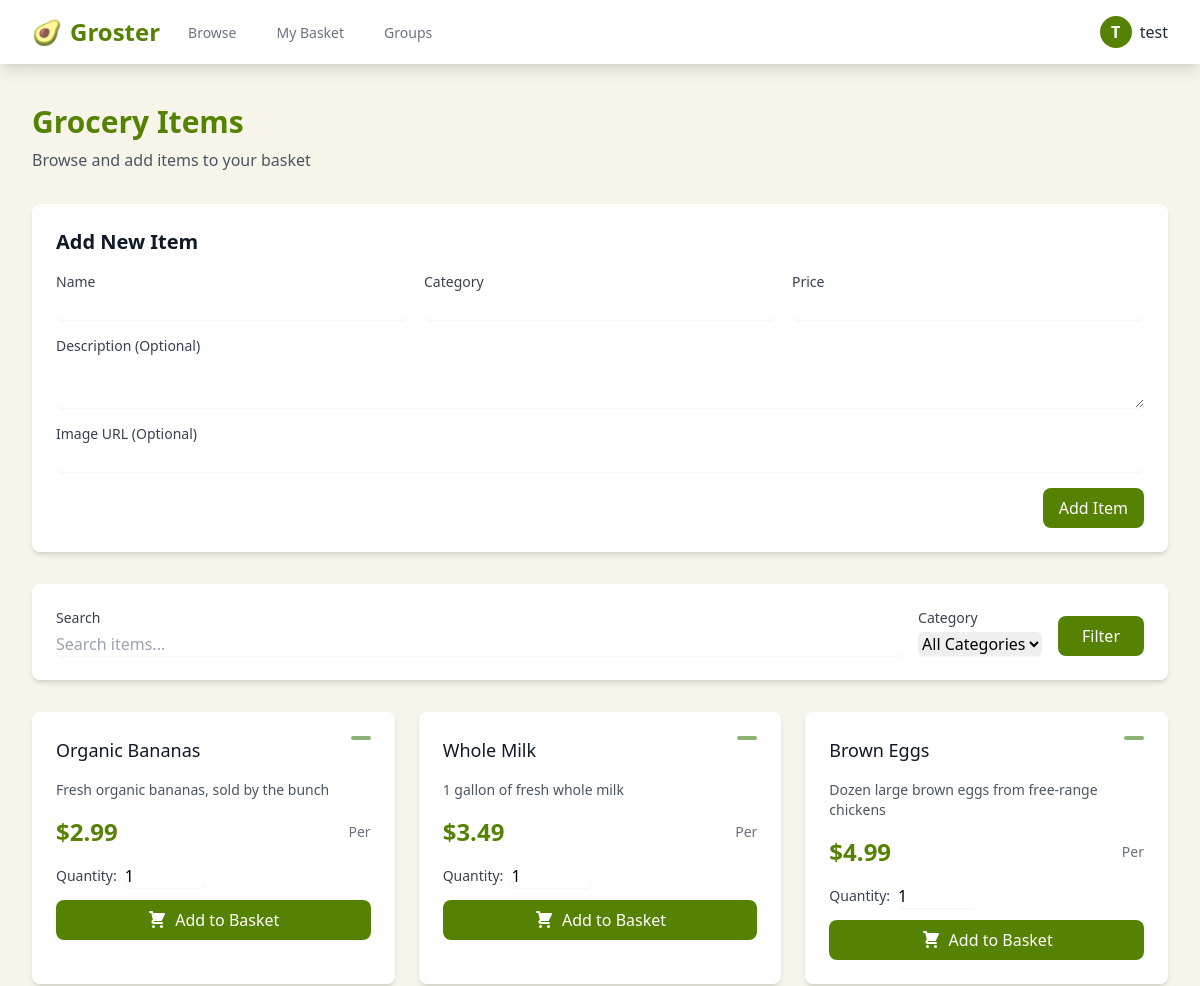
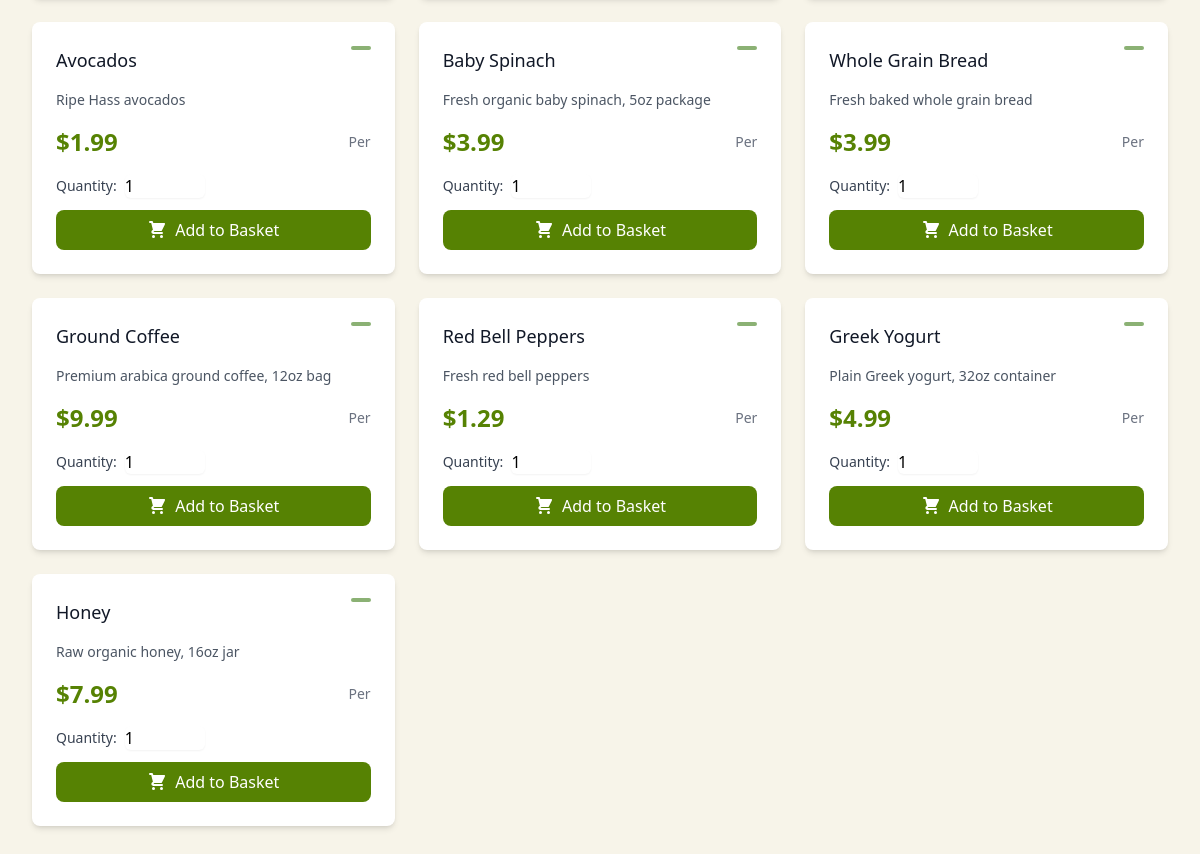
The page /grocery/ (signed in) on the database its author committed (2 pictures, top to bottom).
### grocery/models.py (models this page shows, shortened)
class GroceryItem(models.Model):
    name = models.CharField(max_length=200)
    category = models.CharField(max_length=100)
    price = models.DecimalField(max_digits=10, decimal_places=2)
    description = models.TextField(blank=True, null=True)
    image_url = models.URLField(max_length=500, blank=True, null=True)

### grocery/views.py (the view)
# urls.py: path('grocery/', views.grocery_list, name='grocery_list'),
def grocery_list(request):
    query = request.GET.get('q', '')
    category_filter = request.GET.get('category', '')
    page_number = request.GET.get('page', 1)
    items = GroceryItem.objects.all()
    if query:
        items = items.filter(Q(name__icontains=query) | Q(category__icontains=query))
    if category_filter:
        items = items.filter(category__iexact=category_filter)
    paginator = Paginator(items, 10)  # Show 10 items per page
    page_obj = paginator.get_page(page_number)
    return render(request, 'grocery_list.html', {
        'items': page_obj.object_list,
        'page_obj': page_obj,
        'query': query,
        'category_filter': category_filter
    })

### grocery/templates/grocery_list.html (shortened to what this page needs)
{% extends 'base.html' %}
{% block content %}
<div class="max-w-7xl mx-auto px-4 sm:px-6 lg:px-8">
    <div class="mb-8">
        <h1 class="text-3xl font-bold text-avocado">Grocery Items</h1>
        <p class="text-gray-600 mt-2">Browse and add items to your basket</p>
    </div>
    {% if user.is_authenticated %}
    <div class="bg-white rounded-lg shadow-md p-6 mb-8">
        <h2 class="text-xl font-semibold text-gray-900 mb-4">Add New Item</h2>
        <form method="POST" action="{% url 'grocery_create' %}" class="space-y-4">
            <div class="grid grid-cols-1 md:grid-cols-3 gap-4">
                <div>
                    <label for="name" class="block text-sm font-medium text-gray-700">Name</label>
                    <input type="text" name="name" id="name" required
                           class="mt-1 block w-full rounded-md border-gray-300 shadow-sm focus:border-avocado focus:ring-avocado">
                </div>
                <div>
                    <label for="category" class="block text-sm font-medium text-gray-700">Category</label>
                    <input type="text" name="category" id="category" required
                           class="mt-1 block w-full rounded-md border-gray-300 shadow-sm focus:border-avocado focus:ring-avocado">
                </div>
                <div>
                    <label for="price" class="block text-sm font-medium text-gray-700">Price</label>
                    <input type="number" name="price" id="price" step="0.01" required
                           class="mt-1 block w-full rounded-md border-gray-300 shadow-sm focus:border-avocado focus:ring-avocado">
                </div>
                <div class="md:col-span-3">
                    <label for="description" class="block text-sm font-medium text-gray-700">Description (Optional)</label>
                    <textarea name="description" id="description" rows="2"
                              class="mt-1 block w-full rounded-md border-gray-300 shadow-sm focus:border-avocado focus:ring-avocado"></textarea>
                </div>
                <div class="md:col-span-3">
                    <label for="image_url" class="block text-sm font-medium text-gray-700">Image URL (Optional)</label>
                    <input type="url" name="image_url" id="image_url"
                           class="mt-1 block w-full rounded-md border-gray-300 shadow-sm focus:border-avocado focus:ring-avocado">
                </div>
            </div>
            <div class="flex justify-end">
                <button type="submit"
                        class="bg-avocado text-white px-4 py-2 rounded-lg hover:bg-avocado-dark transition-colors">
                    Add Item
                </button>
            </div>
        </form>
    </div>
    {% endif %}
    <div class="bg-white rounded-lg shadow-md p-6 mb-8">
        <form method="GET" class="space-y-4">
            <div class="flex gap-4 flex-wrap">
                <div class="flex-1 min-w-[200px]">
                    <label for="search" class="block text-sm font-medium text-gray-700">Search</label>
                    <input type="text" name="search" id="search" value="{{ request.GET.search|default:'' }}"
                           class="mt-1 block w-full rounded-md border-gray-300 shadow-sm focus:border-avocado focus:ring-avocado"
                           placeholder="Search items...">
                </div>
                <div class="w-full md:w-auto">
                    <label for="category" class="block text-sm font-medium text-gray-700">Category</label>
                    <select name="category" id="category"
                            class="mt-1 block w-full rounded-md border-gray-300 shadow-sm focus:border-avocado focus:ring-avocado">
                        <option value="">All Categories</option>
                    </select>
                </div>
                <div class="w-full md:w-auto md:self-end">
                    <button type="submit"
                            class="w-full bg-avocado text-white py-2 px-6 rounded-lg hover:bg-avocado-dark transition-colors">
                        Filter
                    </button>
                </div>
            </div>
        </form>
    </div>
    <div class="grid gap-6 grid-cols-1 md:grid-cols-2 lg:grid-cols-3 xl:grid-cols-4">
        {% for item in items %}
            <div class="bg-white rounded-lg shadow-md overflow-hidden hover:shadow-lg transition-shadow">
                <div class="p-6">
                    <div class="flex justify-between items-start mb-4">
                        <h3 class="text-lg font-medium text-gray-900">{{ item.name }}</h3>
                        <span class="inline-flex items-center px-2.5 py-0.5 rounded-full text-xs font-medium bg-avocado-light text-white">
                        </span>
                    </div>
                    {% if item.description %}
                        <p class="text-gray-600 text-sm mb-4">{{ item.description }}</p>
                    {% endif %}
                    <div class="flex items-center justify-between mb-4">
                        <span class="text-2xl font-bold text-avocado">${{ item.price }}</span>
                        <span class="text-sm text-gray-500">Per {{ item.unit }}</span>
                    </div>
                    <form method="POST" action="{% url 'add_to_basket' %}" class="space-y-3">
                        <div class="flex items-center gap-2">
                            <label for="quantity_{{ item.id }}" class="text-sm font-medium text-gray-700">Quantity:</label>
                            <input type="number" name="quantity" id="quantity_{{ item.id }}" value="1" min="1"
                                   class="block w-20 rounded-md border-gray-300 shadow-sm focus:border-avocado focus:ring-avocado">
                        </div>
                        <button type="submit"
                                class="w-full bg-avocado text-white py-2 px-4 rounded-lg hover:bg-avocado-dark transition-colors flex items-center justify-center gap-2">
                            Add to Basket
                        </button>
                    </form>
                </div>
            </div>
        {% endfor %}
    </div>
</div>
{% endblock %}

### grocery/templates/base.html (shortened to what this page needs)
{% load static %}
<!DOCTYPE html>
<html lang="en">
<head>
    <link href="{% static 'css/output.css' %}" rel="stylesheet">
    <script src="https://cdn.tailwindcss.com"></script>
</head>
<body class="bg-cream min-h-screen">
    <nav class="bg-white shadow-lg">
        <div class="max-w-7xl mx-auto px-4 sm:px-6 lg:px-8">
            <div class="flex justify-between h-16">
                <div class="flex">
                    <div class="flex-shrink-0 flex items-center">
                        <a href="{% url 'dashboard' %}" class="text-2xl font-bold text-avocado flex items-center">
                            <span class="mr-2">🥑</span>
                            Groster
                        </a>
                    </div>
                    <div class="hidden sm:ml-6 sm:flex sm:space-x-8">
                        <a href="{% url 'dashboard' %}"
                           class="{% if request.resolver_match.url_name == 'dashboard' %}border-avocado text-avocado{% else %}border-transparent text-gray-500 hover:text-avocado{% endif %} inline-flex items-center px-1 pt-1 border-b-2 text-sm font-medium">
                            Browse
                        </a>
                        {% if user.is_authenticated %}
                            <a href="{% url 'basket_view' %}"
                               class="{% if request.resolver_match.url_name == 'basket_view' %}border-avocado text-avocado{% else %}border-transparent text-gray-500 hover:text-avocado{% endif %} inline-flex items-center px-1 pt-1 border-b-2 text-sm font-medium">
                                My Basket
                            </a>
                            <a href="{% url 'group_management' %}"
                               class="{% if request.resolver_match.url_name == 'group_management' %}border-avocado text-avocado{% else %}border-transparent text-gray-500 hover:text-avocado{% endif %} inline-flex items-center px-1 pt-1 border-b-2 text-sm font-medium">
                                Groups
                            </a>
                        {% endif %}
                    </div>
                </div>
                <div class="hidden sm:ml-6 sm:flex sm:items-center">
                    {% if user.is_authenticated %}
                        <div class="relative">
                            <button id="profileDropdownButton" class="flex items-center space-x-2 focus:outline-none">
                                <div class="w-8 h-8 rounded-full bg-avocado flex items-center justify-center text-white font-bold">
                                    {{ user.username|slice:":1"|upper }}
                                </div>
                                <span class="text-gray-800 font-medium">{{ user.username }}</span>
                            </button>
                        </div>
                    {% endif %}
                </div>
            </div>
        </div>
    </nav>
    <main class="py-10">
        {% block content %}{% endblock %}
    </main>
</body>
</html>

### rows shown on the page
GroceryItem: name "Organic Bananas", description "Fresh organic bananas, sold by the bunch", price "2.99", quantity "1"
GroceryItem: name "Whole Milk", description "1 gallon of fresh whole milk", price "3.49"
GroceryItem: name "Brown Eggs", description "Dozen large brown eggs from free-range chickens", price "4.99"
GroceryItem: name "Avocados", description "Ripe Hass avocados", price "1.99"
GroceryItem: name "Baby Spinach", description "Fresh organic baby spinach, 5oz package", price "3.99"
GroceryItem: name "Whole Grain Bread", description "Fresh baked whole grain bread", price "3.99"
GroceryItem: name "Ground Coffee", description "Premium arabica ground coffee, 12oz bag", price "9.99"
GroceryItem: name "Red Bell Peppers", description "Fresh red bell peppers", price "1.29"
GroceryItem: name "Greek Yogurt", description "Plain Greek yogurt, 32oz container", price "4.99"
GroceryItem: name "Honey", description "Raw organic honey, 16oz jar", price "7.99"

### other values the page prints
{{ user.username|slice:":1"|upper }} "T"
{{ user.username }} "test"
